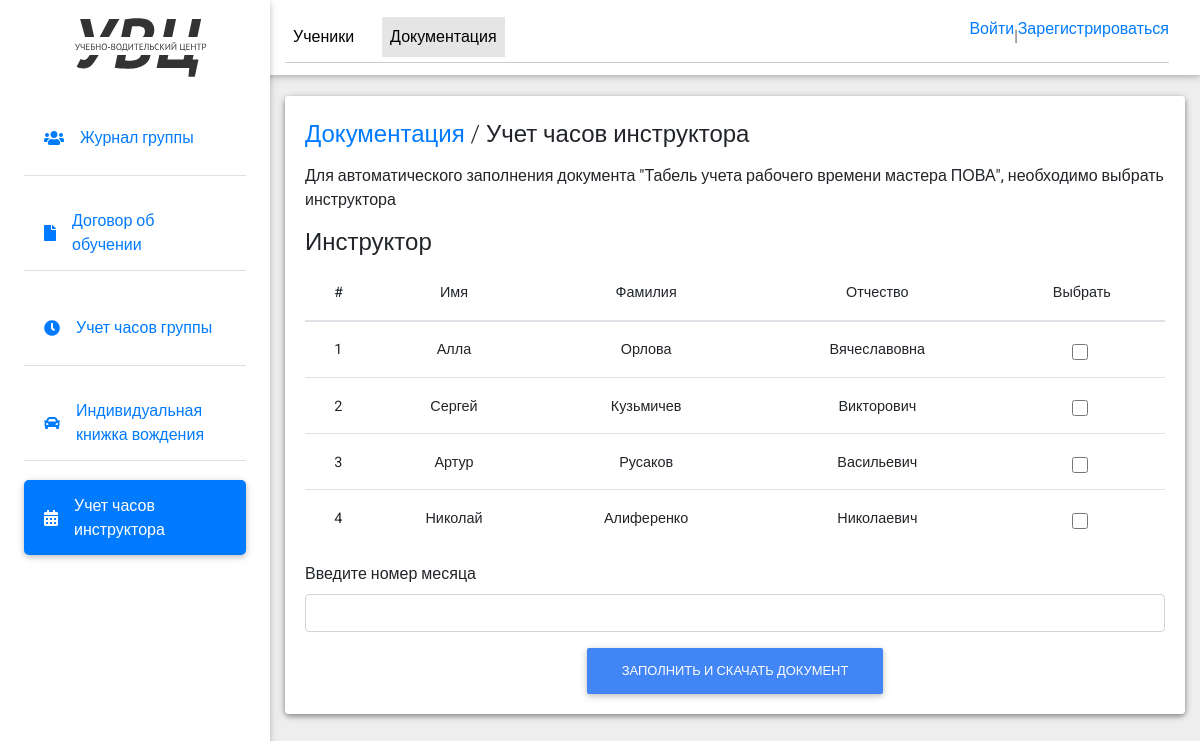
The page /users/user_profile/manager_document_instructor/ on the database its author committed.
### users/models.py (models this page shows, shortened)
class Instructor(models.Model):
    second_name = models.CharField(max_length=100)
    name=models.CharField(max_length=100)
    surname = models.CharField(max_length=100)
    user_id = models.CharField(max_length=10)

### users/views.py (the view)
# urls.py: path('user_profile/manager_document_instructor/', document_instructor, name='document_instructor'),
def document_instructor(request):
    instructors = Instructor.objects.all()
    context = {'instructors': instructors}
    return render(request, 'manager_document_instructor.html', context)

### templates/manager_document_instructor.html (shortened to what this page needs)
{% load static %}
<!DOCTYPE html>
<html lang="en">
<head>
  <link rel="stylesheet" href="https://use.fontawesome.com/releases/v5.11.2/css/all.css">
  <link rel="stylesheet" href="{% static 'css/bootstrap.min.css' %}">
  <link rel="stylesheet" href="{% static 'css/mdb.min.css' %}">
  <link rel="stylesheet" href="{% static 'css/style.css' %}">
</head>
<body class="grey lighten-3">
  <header>
    <nav class="navbar fixed-top navbar-expand-lg navbar-light white scrolling-navbar">
      <div class="container-fluid">
        <div class="collapse navbar-collapse" id="navbarContent">
          <ul class="navbar-nav">
            <li class="nav-item">
              <a class="nav-link waves-effect" aria-current="page"  href="/users/user_profile/manager_dashboard/">Ученики</a>
            </li>
            <li class="nav-item active">
              <a href="/users/user_profile/manager_documents/" class="nav-link waves-effect">Документация</a>
            </li>
            <li class="nav-item nav-item-logout">
              {% if user.is_authenticated %}
                  <a href="{% url 'logout' %}" class="nav-link img-exit">Выйти</a>
              {% else %}
                  <a href="{% url 'login' %}" class="nav-login" >Войти </a>|<a href="{% url 'register' %}" class="nav-login" > Зарегистрироваться</a>
              {% endif %}
            </li>
          </ul>
        </div>
      </div>
    </nav>
    <div class="sidebar-fixed position-fixed">
      <a href="" class="logo-wrapper">
        <img src="{% static 'img/logo.svg' %}" alt="logo" class="img-fluid logo">
      </a>
      <div class="list-group list-group-flush">
        <a href="/users/user_profile/manager_documents/" class="list-group-item waves-effect">
          <i class="fa fa-users mr-3"></i> Журнал группы
        </a>
        <a href="/users/user_profile/manager_document_dogovor/" class="list-group-item waves-effect">
          <i class="fa fa-file mr-3"></i> Договор об обучении
        </a>
        <a href="/users/user_profile/manager_document_group/" class="list-group-item waves-effect">
          <i class="fa fa-clock mr-3"></i> Учет часов группы
        </a>
        <a href="/users/user_profile/manager_document_kniga_vojden/" class="list-group-item waves-effect">
          <i class="fa fa-car mr-3"></i> Индивидуальная книжка вождения
        </a>
        <a href="/users/user_profile/manager_document_instructor/" class="list-group-item waves-effect active">
          <i class="fa fa-calendar-alt mr-3"></i> Учет часов инструктора
        </a>
      </div>
    </div>
  </header>
  <main class="pt-5 max-lg-5">
    <div class="container-fluid mt-5">
      <div class="card mb-4 wow fadeIn">
        <div class="card body d-sm-flex justify-content-between card-manager">
          <h4 class="mb-2 mb-sm-0 pt-1 card-title">
            <a href="#">Документация</a>
            <span> / </span>
            <span>Учет часов инструктора</span>
          </h4>
          <p>Для автоматического заполнения документа "Табель учета рабочего времени мастера ПОВА", необходимо выбрать инструктора</p>
          <h4>Инструктор</h4>
          <form id="confirmation-form" method="post" action="{% url 'instructor_lessons' %}">
            <table class="table">
                <thead>
                  <tr>
                      <th scope="col">#</th>
                      <th scope="col">Имя</th>
                      <th scope="col">Фамилия</th>
                      <th scope="col">Отчество</th>
                      <th scope="col">Выбрать</th>
                  </tr>
              </thead>
              <tbody>
                  {% for instructor in instructors %}
                      <tr>
                          <th scope="row">{{ forloop.counter }}</th>
                          <td>{{ instructor.name }}</td>
                          <td>{{ instructor.second_name }}</td>
                          <td>{{ instructor.surname }}</td>
                          <td>
                              <div class="form-check">
                                  <input class="form-check-input instructor-input" type="checkbox" name="instructor_id" value="{{ instructor.id }}">
                              </div>
                          </td>
                      </tr>
                  {% endfor %}
              </tbody>
            </table>
            <div class="mb-3">
              <label for="GroupInput" class="form-label">Введите номер месяца</label>
              <input type="text" class="form-control" id="month_number" name="month_number">
            </div>
            <button type="submit" class="btn btn-primary btn-users">Заполнить и скачать документ</button>
        </form>
        </div>
      </div>
    </div>
  </main>
</body>
</html>

### static/css/style.css (style rules this page uses)
.navbar { z-index: 0; }
.sidebar-fixed { height: 100vh; width: 270px; box-shadow: 0 2px 5px 0 rgba(0,0,0,0.16), 0 2px 10px 0 rgba(0,0,0,0.12); z-index: 10; background-color: #fff; padding: 1.5rem; padding-top: 0; }
.sidebar-fixed .list-group .active { box-shadow: 0 2px 5px 0 rgba(0,0,0,0.16), 0 2px 10px 0 rgba(0,0,0,0.12); border-radius: 5px; }
.sidebar-fixed .logo-wrapper { padding: 2.5rem; }
.sidebar-fixed .logo-wrapper img { min-height: 50px; }
.navbar-nav { position: relative; display: flex; border-bottom: 1.5px solid rgb(206 206 206); padding: 5px 0; width: 100%; }
table.table th, table.table td { text-align: center; }
.nav-item:not(:last-child) { margin-right: 20px; justify-content: space-between; }
.nav-item:last-child { margin-left: auto; }
.logo { padding: 10px 0; }
.list-group-item { margin-bottom: 20px; min-height: 75px; display: flex !important; align-items: center !important; }
.card-manager { padding: 20px; }
.card-title { padding-bottom: 15px; }
.btn-users { max-width: 400px; margin: 0 auto; display: flex; }
input[type=checkbox], input[type=radio] { height: 16px !important; width: 16px !important; }
@media (min-width: 1200px) { .navbar, .page-footer, main { padding-left: 270px; } }

### rows shown on the page
Instructor: name "Алла", second_name "Орлова", surname "Вячеславовна"
Instructor: name "Сергей", second_name "Кузьмичев", surname "Викторович"
Instructor: name "Артур", second_name "Русаков", surname "Васильевич"
Instructor: name "Николай", second_name "Алиференко", surname "Николаевич"
